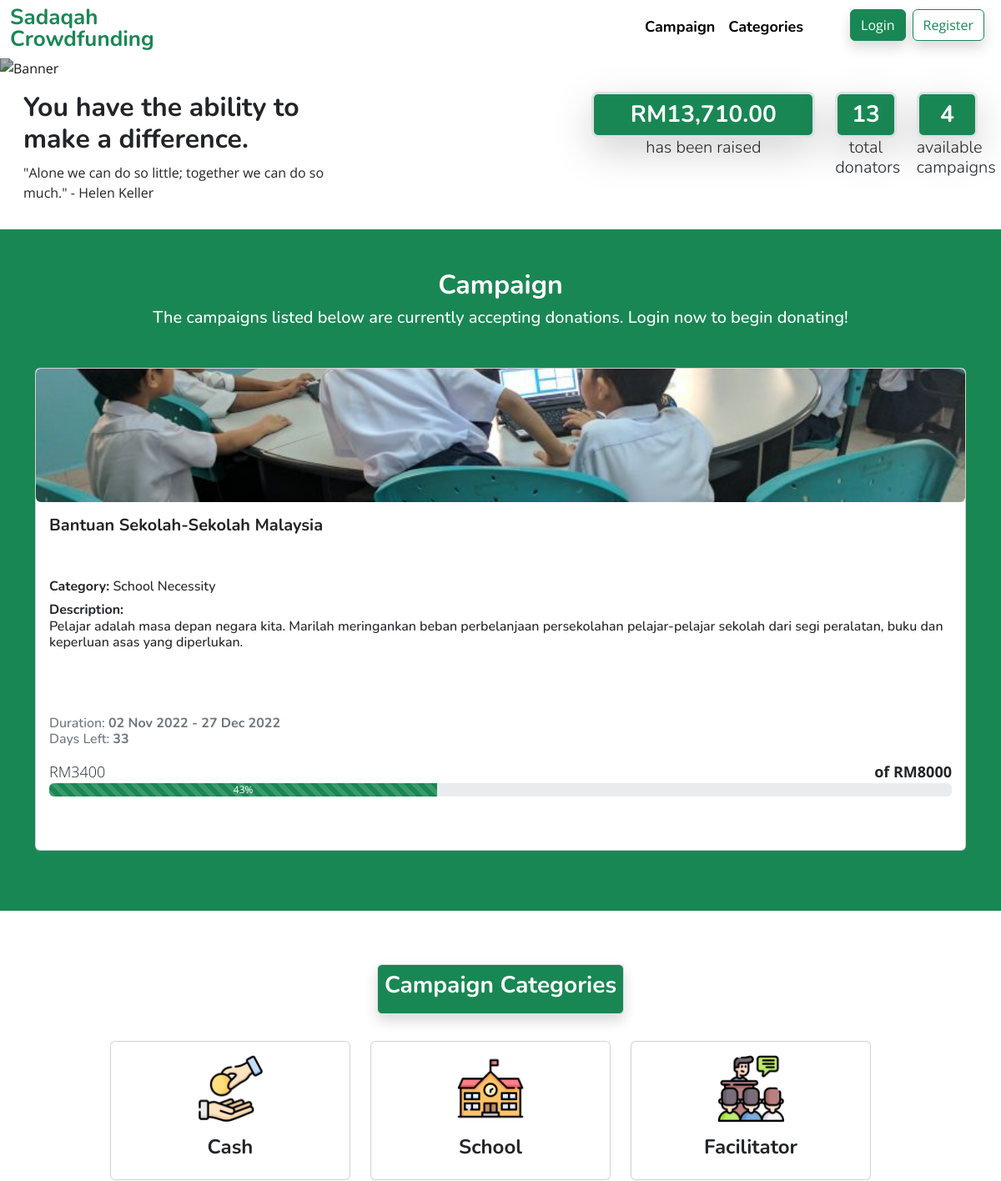
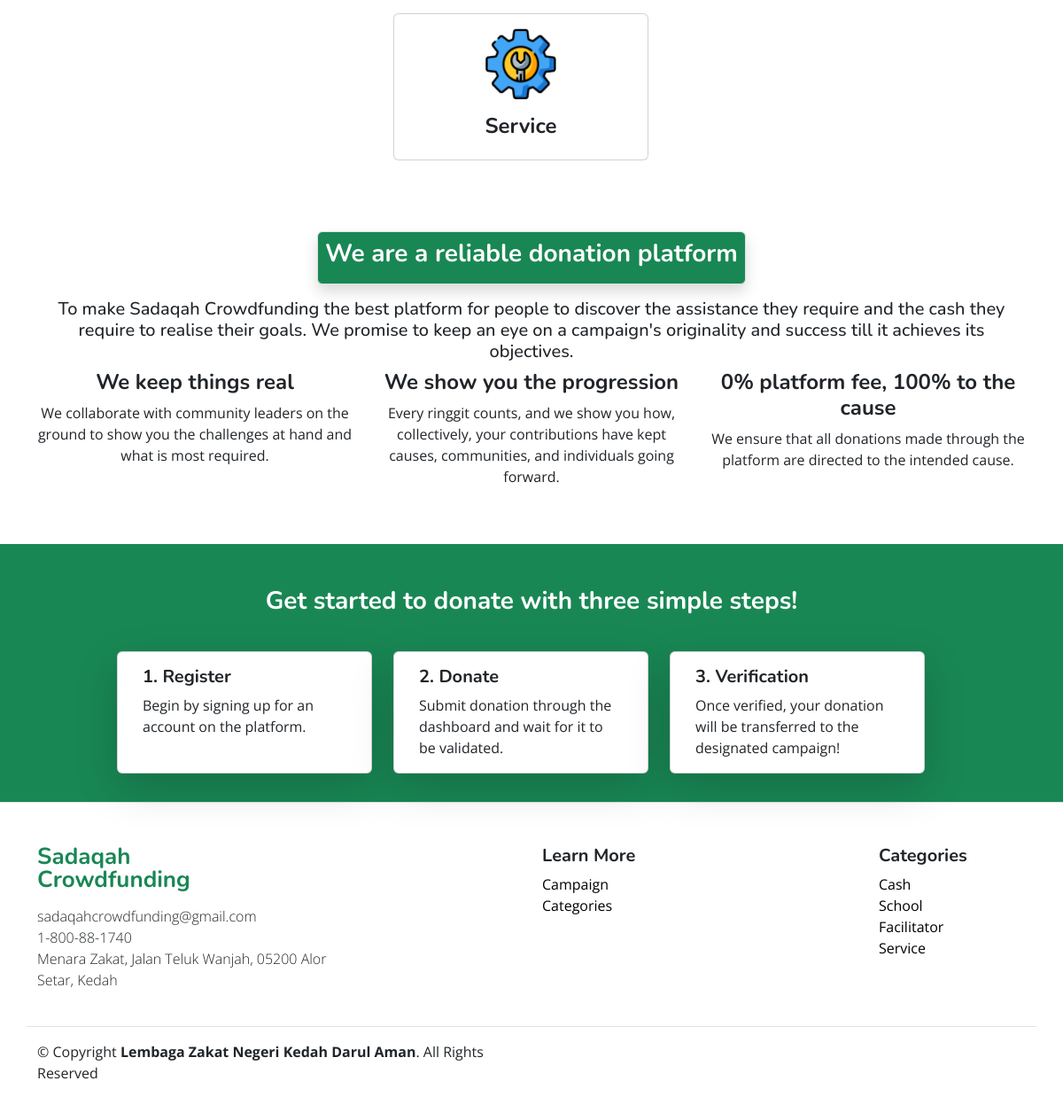
The page / on the database its author committed (2 pictures, top to bottom).
### tables this page shows
CREATE TABLE `campaign` (
  `campaign_id` int(11) NOT NULL,
  `campaign_name` varchar(100) NOT NULL,
  `campaign_description` varchar(1000) NOT NULL,
  `campaign_banner` varchar(200) NOT NULL,
  `campaign_category_id` int(11) NOT NULL,
  `campaign_amount` double NOT NULL,
  `campaign_start` datetime(6) NOT NULL,
  `campaign_end` datetime(6) NOT NULL,
  `campaign_raised` double NOT NULL,
  `campaign_created_date` timestamp NOT NULL DEFAULT current_timestamp(),
  `campaign_admin_id` int(11) NOT NULL,
  `campaign_status` int(11) NOT NULL
);

CREATE TABLE `category` (
  `category_id` int(11) NOT NULL,
  `category_name` varchar(50) NOT NULL
);

### index.php (the view, shortened to what the rows shown need)
<!DOCTYPE html>
<html lang="en">
<head>
    <link href="https://cdn.jsdelivr.net/npm/bootstrap@5.2.3/dist/css/bootstrap.min.css" rel="stylesheet">
    <link rel="stylesheet" href="https://cdn.jsdelivr.net/npm/bootstrap-icons@1.10.2/font/bootstrap-icons.css">
    <link rel="stylesheet" href="https://cdn.jsdelivr.net/npm/swiper/swiper-bundle.min.css" />
    <link rel="stylesheet" href="css/homepage.css">
    <link rel="stylesheet" href="css/custom-css.css">
</head>
<body>
    <?php
    include_once(__DIR__ . '/php/dbcon.php');
    ?>
    <main>
        <div class="p-3">
            <div class="container-fluid">
                <div class="row">
                    <div class="col-lg-4">
                        <h2 class="fw-bolder">You have the ability to make a difference.</h2>
                    </div>
                </div>
            </div>
        </div>
        <section id="campaign" class="bg-success">
            <div class="container pt-5 py-5">
                <div class="text-center mb-5">
                    <h2 class="fw-bold text-white">Campaign</h2>
                </div>
                <div class="cards d-flex justify-content-center pb-4">
                    <div class="swiper mySwiper">
                        <div class="swiper-wrapper">
                            <?php
                            $campaign_status = 1;
                            $query = "SELECT * FROM campaign camp, category cat WHERE camp.campaign_end > CURDATE() AND camp.campaign_category_id=cat.category_id AND camp.campaign_status=? ORDER BY camp.campaign_id desc";
                            $stmt = $con->prepare($query);
                            $stmt->bind_param("i", $campaign_status);
                            $stmt->execute();
                            $result = $stmt->get_result();
                            while ($camp = $result->fetch_assoc()) {
                                $percentageBar = 100 - ((($camp['campaign_amount'] - $camp['campaign_raised']) / $camp['campaign_amount']) * 100);
                                $percentageBar = round($percentageBar);
                            ?>
                                <div class="swiper-slide">
                                    <div class="card">
                                        <img src="<?php echo $camp['campaign_banner']; ?>" class="card-img-top rounded" style="height:20vh;" alt="Campaign Banner">
                                        <div class="card-body text-start mb-5">
                                            <h5 class="card-title mb-3 overflow-auto fw-bold" style="height: 8vh;"><?php echo $camp['campaign_name']; ?></h5>
                                            <h6 class="card-subtitle mb-2 overflow-auto" style="height: 3vh;"><b>Category: </b><?php echo $camp['category_name']; ?></h6>
                                            <h6 class="card-subtitle mb-2" style="height: 2vh;"><b>Description:</b> </h6>
                                            <h6 class="card-subtitle mb-3 overflow-auto" style="height:13vh;"><?php echo $camp['campaign_description']; ?></h6>
                                            <h6 class="card-subtitle mb-3 text-muted">
                                                <div>
                                                    <?php
                                                    $startDate = date("d M Y", strtotime($camp['campaign_start']));
                                                    $endDate = date("d M Y", strtotime($camp['campaign_end']));
                                                    ?>
                                                    Duration: <b><?php echo $startDate . " - " . $endDate; ?></b>
                                                </div>
                                                <div>
                                                    <?php
                                                    $date1 = new DateTime(date("Y-m-d"));
                                                    $date2 = new DateTime($camp['campaign_end']);
                                                    $diff = $date2->diff($date1)->format("%a");
                                                    $daysLeft = intval($diff);
                                                    ?>
                                                    Days Left: <b><?php echo $daysLeft; ?></b>
                                                </div>
                                            </h6>
                                            <div class="camp-progress">
                                                <div class="d-flex justify-content-between">
                                                    <div class="fw-light">
                                                        <?php echo 'RM' . $camp['campaign_raised']; ?>
                                                    </div>
                                                    <div class="fw-bold">
                                                        of RM<?php echo $camp['campaign_amount']; ?>
                                                    </div>
                                                </div>
                                                <div class="progress">
                                                    <div class="progress-bar progress-bar-striped progress-bar-animated bg-success" role="progressbar" aria-valuenow="<?php echo $percentageBar; ?>" aria-valuemin="0" aria-valuemax="100" style="width: <?php echo $percentageBar; ?>%"><?php echo $percentageBar; ?>%</div>
                                                </div>
                                            </div>
                                        </div>
                                    </div>
                                </div>
                            <?php
                            }
                            ?>
                        </div>
                    </div>
                </div>
            </div>
        </section>
    </main>
</body>
</html>

### rows shown on the page
campaign: campaign_banner (picture), campaign_name "Bantuan Sekolah-Sekolah Malaysia", campaign_category.category_name "School Necessity", campaign_description "Pelajar adalah masa depan negara kita. Marilah meringankan beban perbelanjaan persekolahan pelajar-pelajar sekolah dari segi peralatan, buku dan keperluan asas yang diperlukan.", campaign_start "02 Nov 2022", campaign_end "27 Dec 2022", campaign_raised "3400", campaign_amount "8000", percentageBar "43"

### other values the page prints
$count "13,710.00"
$count "13"
$count "4"
